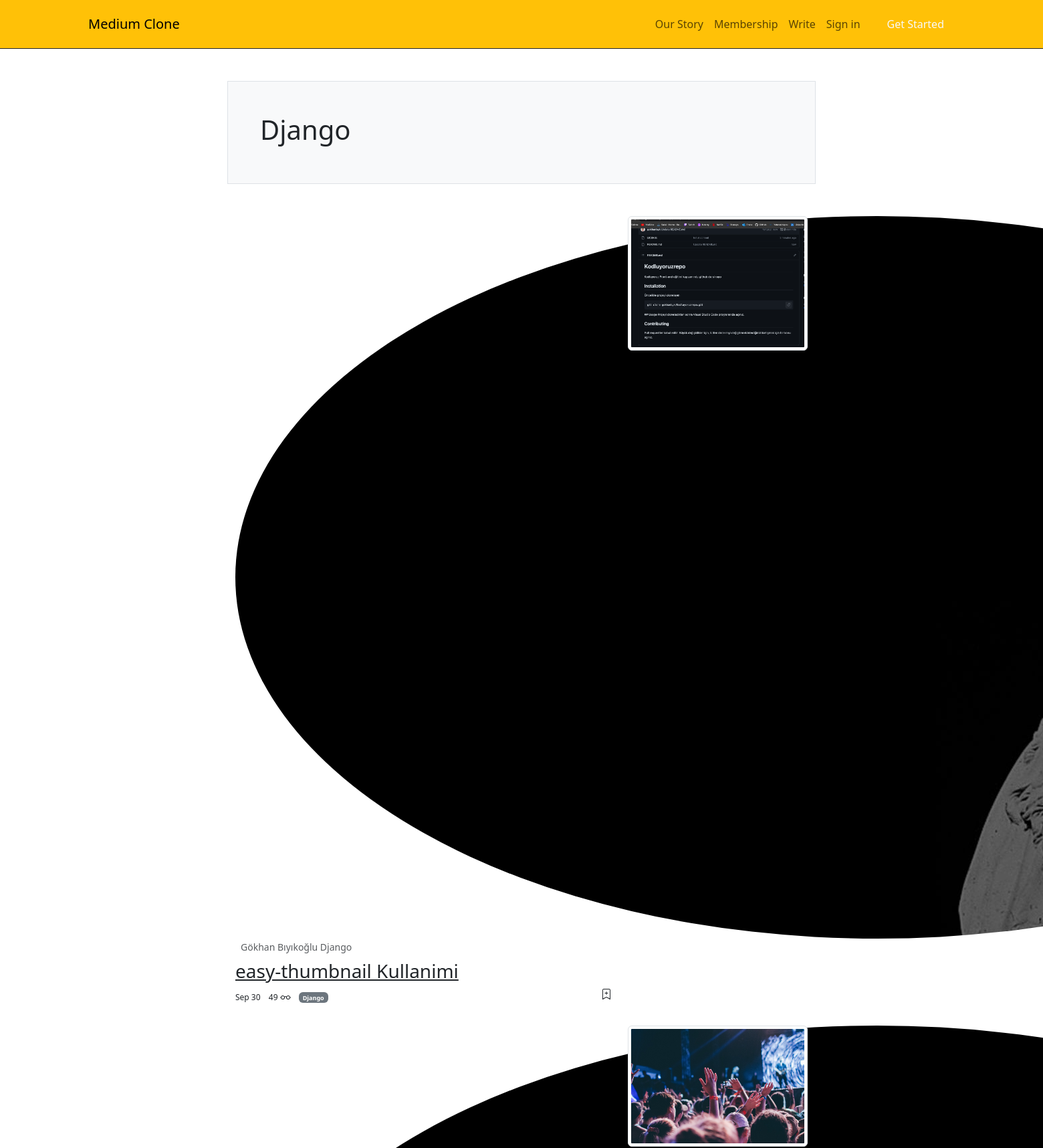
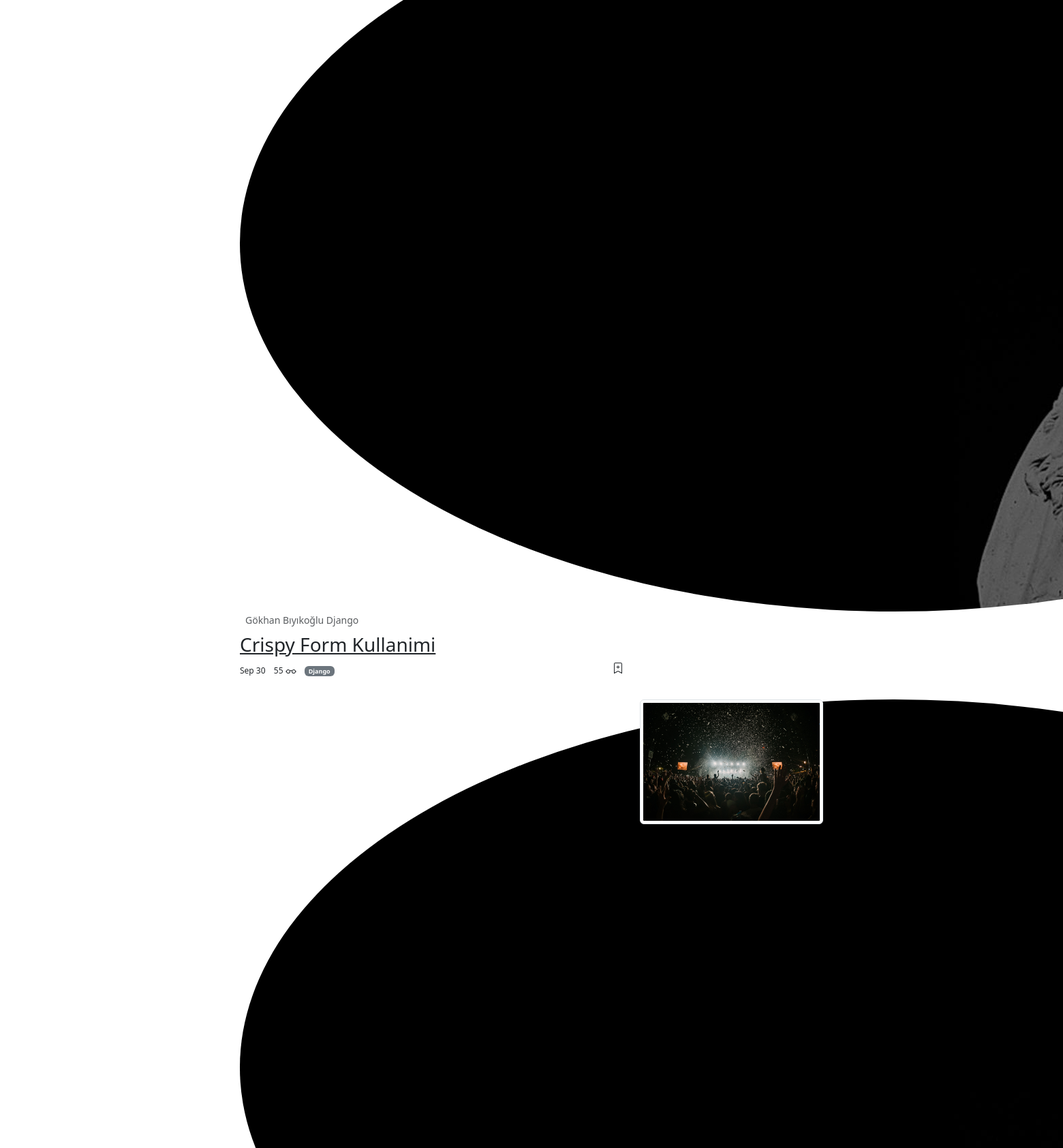
/blog/category/django/ (upper part), run on the app's committed database (2 pictures, top to bottom).
### blog/models.py (models this page shows, shortened)
class CommonModel(models.Model):
    title = models.CharField(max_length=200)
    slug = AutoSlugField(populate_from = 'title', unique=True)
    is_active = models.BooleanField(default=False)
    created_at = models.DateTimeField(auto_now_add=True)
    updated_ad = models.DateTimeField(auto_now=True)
    class Meta:
        abstract = True
        ordering = ('title', )

class Category(CommonModel):
    def __str__(self):
        return self.title
    def get_absolute_url(self):
        return reverse(
            "blog:category_view",
            kwargs={
                "category_slug": self.slug
            }
        )

class BlogPost(CommonModel):
    user = models.ForeignKey(User, on_delete=models.CASCADE)
    category = models.ForeignKey(Category, on_delete=models.SET_NULL, null=True)
    tag = models.ManyToManyField(Tag)
    cover_image = models.ImageField(upload_to="post")
    content = tinymce_models.HTMLField(blank=True, null=True)
    view_count = models.PositiveBigIntegerField(default=0)
    class Meta:
        ordering = ('-created_at', )
    def get_absolute_url(self):
        return reverse(
            'read:post_detail_view',
            kwargs={
                'user_slug': self.user.profile.slug,
                'post_slug': self.slug,
            }
        )

### user/models.py (models this page shows)
class Profile(models.Model):
    user = models.OneToOneField(User, on_delete=models.CASCADE)
    avatar = models.ImageField(upload_to='avatar')
    instagram = models.CharField(max_length=200)
    info = tinymce_models.HTMLField(blank=True, null=True)
    slug = models.SlugField(max_length=200)
    def get_absolute_url(self):
        return reverse(
            'read:all_posts_view',
            kwargs= {
                "user_slug": self.slug,
            }
        )

### blog/views.py (the view)
# urls.py: path('category/<slug:category_slug>/', category_view, name='category_view'),
def category_view(request, category_slug):
    category = get_object_or_404(Category, slug = category_slug)
    posts = BlogPost.objects.filter(category = category)
    context = dict(
        category = category,
    )
    return render(request, 'blog/post_list.html', context)

### blog/templates/blog/post_list.html
{% extends "core/base.html" %}
{% block content %}
<div class="container">
    <div class="row">
        <div class="col-sm-8 offset-sm-2 mt-5 bg-light border p-5">
            {% if category %}
                <h1>{{ category.title }}</h1>
            {% elif tag %}
                <h1>{{ tag.title }}</h1>
            {% endif %}
        </div>
        <div class="col-sm-8 offset-sm-2 mt-5">
            {% if category %}
                {% with posts=category.blogpost_set.all %}
                    {% for post in posts %}
                        {% include "components/post.html" %}
                    {% endfor %}
                {% endwith %}
            {% elif tag %}
                {% with posts=tag.blogpost_set.all %}
                    {% for post in posts %}
                            {% include "components/post.html" %}
                    {% endfor %}
                {% endwith %}
            {% endif %}
        </div>
    </div>
</div>
{% endblock content %}

### templates/core/base.html (shortened to what this page needs)
{% load static %}
<!doctype html>
<html lang="en">
  <head>
    <link rel="stylesheet" href="{% static "css/bootstrap.min.css" %}">
    <link rel="stylesheet" href="{% static "css/style.css" %}">
  </head>
  <body>
   {% include "core/_navbar.html" %}
    {% block content %}
    {% endblock content %}
  </body>
</html>

### templates/core/_navbar.html (shortened to what this page needs)
<nav class="navbar navbar-expand-lg bg-warning border-bottom border-dark">
    <div class="container py-2">
      <a class="navbar-brand" href="{% url "home_view" %}">Medium Clone</a>
      <div class="collapse navbar-collapse" id="navbarNav">
        <ul class="navbar-nav ms-auto">
          <li class="nav-item">
            <a class="nav-link" href="#">Our Story</a>
          </li>
          <li class="nav-item">
            <a class="nav-link" href="#">Membership</a>
          </li>
          <li class="nav-item">
            <a class="nav-link" href="{% url "blog:create_blog_post_view" %}">Write</a>
          </li>
          {% if not request.user.is_authenticated %}
          <li class="nav-item">
            <a class="nav-link" href="{% url "user:login_view" %}">Sign in</a>
          </li>
          <li class="nav-item">
            <a class="nav-link btn btn-dark text-light px-3 rounded-pill ms-3" href="{% url "user:register_view" %}">Get Started</a>
          </li>
            {% endif %}
        </ul>
      </div>
    </div>
</nav>

### blog/templates/components/post.html (shortened to what this page needs)
{% load thumbnail %}
<article class="row mb-3">
    <div class="col-sm-8">
        <div>
            <a href="{{ post.user.profile.get_absolute_url }}" class="text-decoration-none text-muted">
            <img src="{{ post.user.profile.avatar|thumbnail_url:'avatar' }}" class="rounded-circle" alt="">
            <small class="ms-2">{{ post.user.get_full_name }}</small>
            </a>
        </div>
        <h3 class="mt-2 MB-1">
            <a href="{{ post.get_absolute_url }}" class="text-dark">{{ post.title }}</a>
        </h3>
        <ul class="list-inline">
            <li class="list-inline-item fs-12">Sep 30</li>
            <li class="list-inline-item fs-12">
                {{ post.view_count }}
            </li>
            <li class="list-inline-item fs-12">
                <a href="{{ post.category.get_absolute_url }}">
                    <span class="badge bg-secondary">
                        {{ post.category }}
                    </span>
                </a>
            </li>
            <li class="inline item fs-12 float-end">
            </li>
        </ul>
    </div>
    <div class="col-sm-4">
        <img src="{{ post.cover_image|thumbnail_url:'thumbnail' }}" alt="" class="w-100 img-thumbnail">
    </div>
</article>

### static_files/css/style.css (style rules this page uses)
.fs-12 { font-size: 12px; }

### data on the page
Category: title "Django"
BlogPost: user.profile.avatar|thumbnail_url (picture), user.get_full_name "Gökhan Bıyıkoğlu Django", title "easy-thumbnail Kullanimi", view_count "49", category "Django", cover_image|thumbnail_url (picture)
BlogPost: user.profile.avatar|thumbnail_url (picture), user.get_full_name "Gökhan Bıyıkoğlu Django", title "Crispy Form Kullanimi", view_count "55", category "Django", cover_image|thumbnail_url (picture)
BlogPost: user.profile.avatar|thumbnail_url (picture), cover_image|thumbnail_url (picture)
